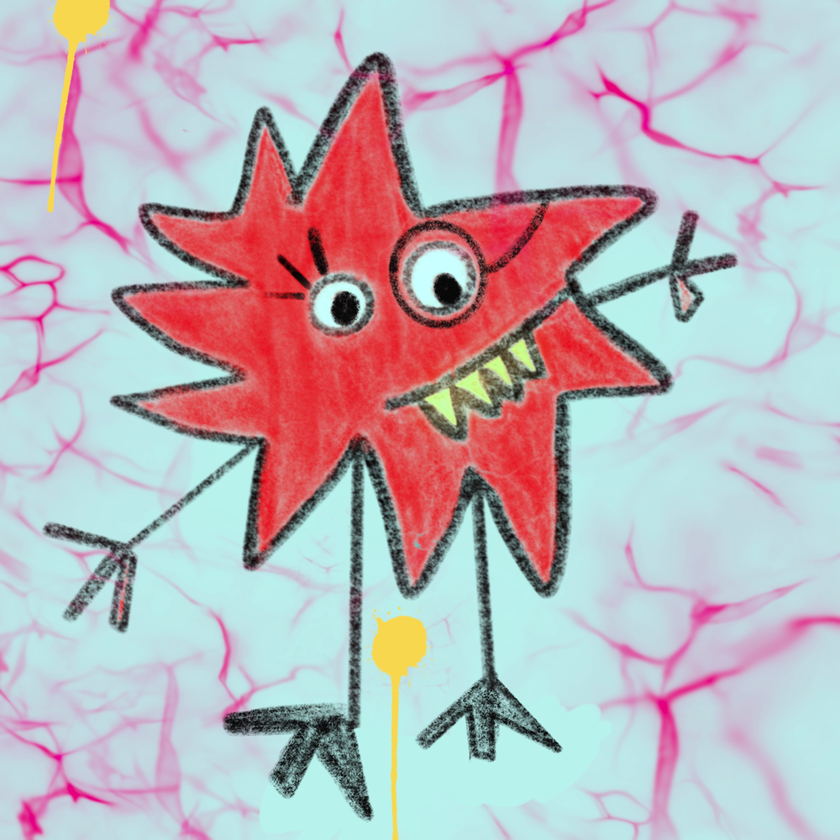
#> input picture monster.png, 840 x 840 px, shrunk from 1000 x 1000 before the run
$ python Act-03.py
#> lines starting #> are read from the running program, lines starting #| are printed output that depends on the picture
# Actividad 02, Examen de Mapas de Bits --- 19-08-24
# Gustavo Carrasco

from PIL import Image
import os

def rotar_imagen():
    ruta_imagen = input("Ingrese la ruta de su imagen favorita: ")
#> the answer given: monster.png
    angulo = float(input("Ingrese el ángulo de rotación (en grados): "))
#> the answer given: 3

    try:
        imagen = Image.open(ruta_imagen)
#> imagen is the input picture: PIL image 840x840 RGB; mean R, G, B 187.5, 179.7, 186.3
    except FileNotFoundError:
        print("No se encontró su imagen, segun la ruta especificada.")
        return

    imagen_rotada = imagen.rotate(angulo, expand=True)
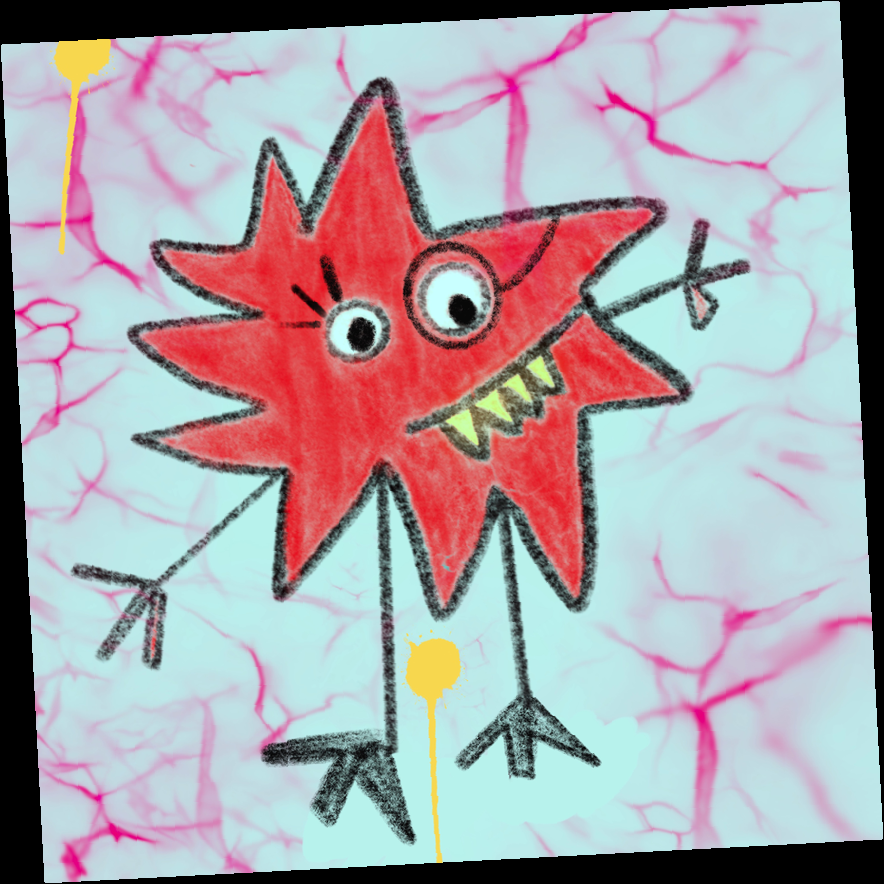
#> imagen_rotada: PIL image 884x884 RGB; mean R, G, B 169.3, 162.3, 168.2

    imagen_rotada.show()

    nom_arch, extension = os.path.splitext(os.path.basename(ruta_imagen))

    nuevo_nombre = f"{nom_arch}Rot{extension}"

    imagen_rotada.save(nuevo_nombre)
    print(f"Su nueva imagen rotada fue guardada como : {nuevo_nombre}")

rotar_imagen()
